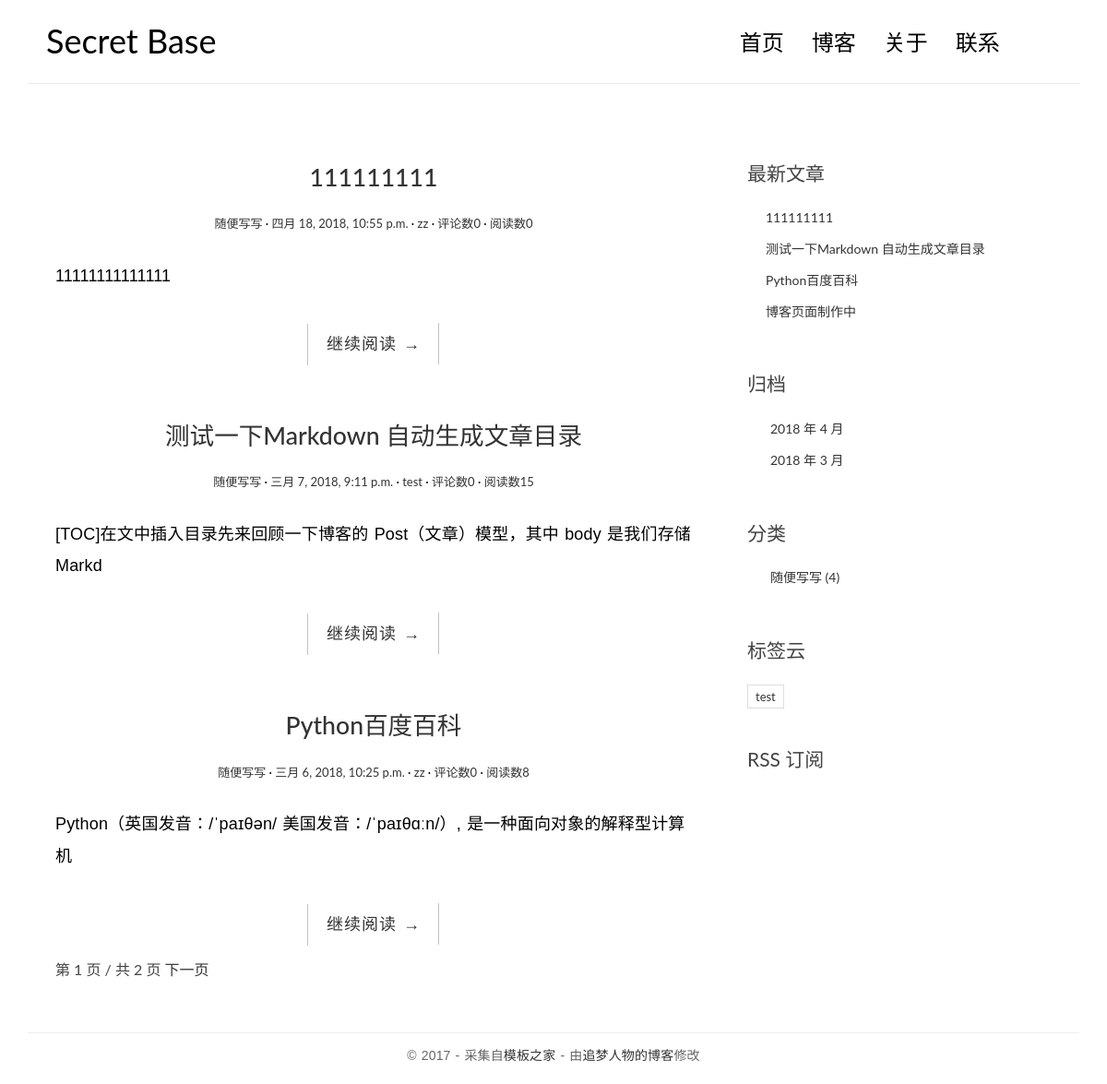
The page / on the database its author committed.
### blog/models.py (models this page shows, shortened)
class Post(models.Model):
    title = models.CharField(max_length=70)
    body = models.TextField()
    created_time = models.DateTimeField()
    modified_time = models.DateTimeField()
    excerpt = models.CharField(max_length=200, blank=True)
    views = models.PositiveIntegerField(default=0)
    category = models.ForeignKey(Category, on_delete=models.CASCADE)
    tags = models.ManyToManyField(Tag, blank=True)
    author = models.ForeignKey(User, on_delete=models.CASCADE)
    def get_absolute_url(self):
        return reverse('blog:detail', kwargs={'pk': self.pk})
    class Meta:
        ordering = ['-created_time']

class Category(models.Model):
    name = models.CharField(max_length=100)

class Tag(models.Model):
    name = models.CharField(max_length=100)

### blog/views.py (the view, shortened to what this page needs)
# urls.py: url(r'^$', views.IndexView.as_view(), name='index'),
class IndexView(ListView):
    model = Post
    template_name = 'blog/index.html'
    context_object_name = 'post_list'
    paginate_by = 3
    def get_context_data(self, **kwargs):
        context = super(IndexView, self).get_context_data(**kwargs)
        paginator = context.get('paginator')
        page = context.get('page_obj')
        is_paginated = context.get('is_paginated')
        pagination_data = self.pagination_data(paginator, page, is_paginated)
        context.update(pagination_data)
        return context
    def pagination_data(self, paginator, page, is_paginated):
        if not is_paginated:
            return {}
        left = []
        right = []
        left_has_more = False
        right_has_more = False
        first = False
        last = False
        page_number = page.number
        total_pages = paginator.num_pages
        page_range = paginator.page_range
        if page_number == 1:
            right = page_range[page_number:page_number + 2]
            if right[-1] < total_pages - 1:
                right_has_more = True
            if right[-1] < total_pages:
                last = True
        elif page_number == total_pages:
            left = page_range[(page_number - 3) if (page_number - 3) > 0 else 0:page_number - 1]
            if left[0] > 2:
                left_has_more = True
            if left[0] > 1:
                first = True
        data = {
            'left': left,
            'right': right,
            'left_has_more': left_has_more,
            'right_has_more': right_has_more,
            'first': first,
            'last': last,
        }
        return data

### blog/templatetags/blog_tags.py (called while the page is built)
@register.simple_tag
def get_recent_posts(num=5):
    return Post.objects.all().order_by('-created_time')[:num]

@register.simple_tag
def archives():
    return Post.objects.dates('created_time', 'month', order='DESC')

@register.simple_tag
def get_categories():
    return Category.objects.annotate(num_posts=Count('post')).filter(num_posts__gt=0)

@register.simple_tag
def get_tags():
    return Tag.objects.annotate(num_posts=Count('post')).filter(num_posts__gt=0)

### templates/blog/index.html (shortened to what this page needs)
{% extends 'base.html' %}
{% block main %}
    {% for post in post_list %}
        <article class="post post-{{ post.pk }}">
            <header class="entry-header">
                <h1 class="entry-title">
                    <a href="{{ post.get_absolute_url }}">{{ post.title }}</a>
                </h1>
                <div class="entry-meta">
                    <span class="post-category"><a href="#">{{ post.category.name }}</a></span>
                    <span class="post-date"><a href="#"><time class="entry-date"
                                                              datetime="{{ post.created_time }}">{{ post.created_time }}</time></a></span>
                    <span class="post-author"><a href="#">{{ post.author }}</a></span>
                    <span class="comments-link"><a href="#">评论数{{ post.comment_set.count }}</a></span>
                    <span class="views-count"><a href="#">阅读数{{ post.views }}</a></span>
                </div>
            </header>
            <div class="entry-content clearfix">
                <p>{{ post.excerpt }}</p>
                <div class="read-more cl-effect-14">
                    <a href="{{ post.get_absolute_url }}" class="more-link">继续阅读 <span class="meta-nav">→</span></a>
                </div>
            </div>
        </article>
    {% empty %}
        <div class="no-post">暂时还没有发布的文章！</div>
    {% endfor %}
    {% if is_paginated %}
        <div class="pagination-simple">
          <span class="current">第 {{ page_obj.number }} 页 / 共 {{ paginator.num_pages }} 页</span>
          {% if page_obj.has_next %}
            <a href="?page={{ page_obj.next_page_number }}">下一页</a>
          {% endif %}
        </div>
    {% endif %}
{% endblock main %}

### templates/base.html (shortened to what this page needs)
{% load staticfiles %}
{% load blog_tags %}
<!DOCTYPE html>
<html>
<head>
    <link rel="stylesheet" href="http://code.ionicframework.com/ionicons/2.0.1/css/ionicons.min.css">
    <link rel="stylesheet" href="{% static 'blog/css/bootstrap.min.css' %}">
    <link rel="stylesheet" href="{% static 'blog/css/pace.css' %}">
    <link rel="stylesheet" href="{% static 'blog/css/custom.css' %}">
    <link rel="stylesheet" href="{% static 'blog/css/highlights/github.css' %}">
</head>
<body>
<div class="container">
    <header id="site-header">
        <div class="row">
            <div class="col-md-4 col-sm-5 col-xs-8">
                <div class="logo">
                    <h1><a href="{% url 'blog:index' %}"><b>Secret Base</b></a></h1>
                </div>
            </div>
            <div class="col-md-8 col-sm-7 col-xs-4">
                <nav class="main-nav" role="navigation">
                    <div class="collapse navbar-collapse" id="bs-example-navbar-collapse-1">
                        <ul class="nav navbar-nav navbar-right">
                            <li class="cl-effect-11"><a href="{% url 'blog:index' %}" data-hover="首页">首页</a></li>
                            <li class="cl-effect-11"><a href="#" data-hover="博客">博客</a></li>
                            <li class="cl-effect-11"><a href="#" data-hover="关于">关于</a></li>
                            <li class="cl-effect-11"><a href="#" data-hover="联系">联系</a></li>
                        </ul>
                    </div>
                </nav>
            </div>
        </div>
    </header>
</div>
<div class="content-body">
    <div class="container">
        <div class="row">
            <main class="col-md-8">
                {% block main %}
                {% endblock main %}
            </main>
            <aside class="col-md-4">
                <div class="widget widget-recent-posts">
                    <h3 class="widget-title">最新文章</h3>
                    {% get_recent_posts as recent_post_list %}
                    <ul>
                        {% for post in recent_post_list %}
                            <li>
                                <a href="{{ post.get_absolute_url }}">{{ post.title }}</a>
                            </li>
                        {% empty %}
                            暂无文章！
                        {% endfor %}
                    </ul>
                </div>
                <div class="widget widget-archives">
                    <h3 class="widget-title">归档</h3>
                    {% archives as date_list %}
                    <ul>
                        {% for date in date_list %}
                            <li>
                                <a href="{% url 'blog:archives' date.year date.month %}">{{ date.year }}
                                    年 {{ date.month }} 月</a>
                            </li>
                        {% empty %}
                            暂无归档！
                        {% endfor %}
                    </ul>
                </div>
                <div class="widget widget-category">
                    <h3 class="widget-title">分类</h3>
                    {% get_categories as category_list %}
                    <ul>
                        {% for category in category_list %}
                            <li>
                                <a href="{% url 'blog:category' category.pk %}">{{ category.name }} <span
                                        class="post-count">({{ category.num_posts }})</span></a>
                            </li>
                        {% empty %}
                            暂无分类！
                        {% endfor %}
                    </ul>
                </div>
                <div class="widget widget-tag-cloud">
                    <h3 class="widget-title">标签云</h3>
                    {% get_tags as tag_list %}
                    <ul>
                        {% for tag in tag_list %}
                            <li>
                                <a href="{% url 'blog:tag' tag.pk %}">{{ tag.name }}</a>
                            </li>
                        {% empty %}
                            暂无标签！
                        {% endfor %}
                    </ul>
                </div>
                <div class="rss">
                    <a href="{% url 'rss' %}"> RSS 订阅</a>
                </div>
            </aside>
        </div>
    </div>
</div>
<footer id="site-footer">
    <div class="container">
        <div class="row">
            <div class="col-md-12">
                <p class="copyright">&copy 2017 - 采集自<a href="http://www.cssmoban.com/"
                                                        target="_blank" title="模板之家">模板之家</a>
                    - 由<a href="http://zmrenwu.com/" title="网页模板" target="_blank">追梦人物的博客</a>修改
                </p>
            </div>
        </div>
    </div>
</footer>
</body>
</html>

### blog/static/blog/css/custom.css (style rules this page uses)
* { outline: none; }
h1, h2, h3, h4, h5, h6 { margin-top: 0; }
b { font-weight: 400; }
a { color: #333; }
body { color: #444; font-family: 'Lato', sans-serif; }
p { font-family: 'Ubuntu', sans-serif; font-weight: 400; word-spacing: 1px; letter-spacing: 0.01em; }
#site-header { background-color: #FFF; padding: 25px 20px; margin-bottom: 40px; border-bottom: 1px solid #e7e7e7; }
.logo h1 a { color: #000; }
.logo h1 { margin: 0; font-family: 'Lato', sans-serif; font-weight: 300; }
.main-nav { margin-top: 11px; max-width: 95%; }
.main-nav a { color: #000000 !important; padding: 0 0 5px 0 !important; margin-right: 30px; font-family: 'Lato', sans-serif; font-weight: 300; font-size: 24px; }
.cl-effect-11 a { padding: 10px 0; color: #0972b4; text-shadow: none; }
.cl-effect-11 a::before { position: absolute; top: 0; left: 0; overflow: hidden; padding: 0 0 5px 0 !important; max-width: 0; border-bottom: 1px solid #000; color: #000; content: attr(data-hover); white-space: nowrap; -webkit-transition: max-width 0.5s; -moz-transition: max-width 0.5s; transition: max-width 0.5s; }
.content-body { padding-bottom: 4em; }
.post { background: #fff; padding: 30px 30px 0; }
.entry-title { text-align: center; font-size: 1.9em; margin-bottom: 20px; line-height: 1.6; padding: 10px 20px 0; }
.entry-meta { text-align: center; color: #DDDDDD; font-size: 13px; margin-bottom: 30px; }
.entry-content { font-size: 18px; line-height: 1.9; font-weight: 300; color: #000; }
.post-category::after, .post-date::after, .post-author::after, .comments-link::after { content: ' ·'; color: #000; }
.read-more { font-family: 'Ubuntu', sans-serif; font-weight: 400; word-spacing: 1px; letter-spacing: 0.01em; text-align: center; margin-top: 20px; }
.cl-effect-14 a { padding: 0 20px; height: 45px; line-height: 45px; position: relative; display: inline-block; margin: 15px 25px; letter-spacing: 1px; font-weight: 400; text-shadow: 0 0 1px rgba(255, 255, 255, 0.3); }
.cl-effect-14 a::before, .cl-effect-14 a::after { position: absolute; width: 45px; height: 1px; background: #C3C3C3; content: ''; -webkit-transition: all 0.3s; -moz-transition: all 0.3s; transition: all 0.3s; pointer-events: none; }
.cl-effect-14 a::before { top: 0; left: 0; -webkit-transform: rotate(90deg); -moz-transform: rotate(90deg); transform: rotate(90deg); -webkit-transform-origin: 0 0; -moz-transform-origin: 0 0; transform-origin: 0 0; }
.cl-effect-14 a::after { right: 0; bottom: 0; -webkit-transform: rotate(90deg); -moz-transform: rotate(90deg); transform: rotate(90deg); -webkit-transform-origin: 100% 0; -moz-transform-origin: 100% 0; transform-origin: 100% 0; }
.widget { background: #fff; padding: 30px 0 0; }
.widget-title { font-size: 1.5em; margin-bottom: 20px; line-height: 1.6; padding: 10px 0 0; font-weight: 400; }
.widget-recent-posts ul { padding: 0; margin: 0; padding-left: 20px; }
.widget-recent-posts ul li { list-style-type: none; position: relative; line-height: 170%; margin-bottom: 10px; }
.widget-recent-posts ul li::before { content: '\f3d3'; font-family: "Ionicons"; position: absolute; left: -17px; top: 3px; font-size: 16px; color: #000; }
.widget-archives ul { padding: 0; margin: 0; padding-left: 25px; }
.widget-archives ul li { list-style-type: none; position: relative; line-height: 170%; margin-bottom: 10px; }
.widget-archives ul li::before { content: '\f3f3'; font-family: "Ionicons"; position: absolute; left: -25px; top: 1px; font-size: 16px; color: #000; }
.widget-category ul { padding: 0; margin: 0; padding-left: 25px; }
.widget-category ul li { list-style-type: none; position: relative; line-height: 170%; margin-bottom: 10px; }
.widget-category ul li::before { content: '\f3fe'; font-family: "Ionicons"; position: absolute; left: -25px; top: 1px; font-size: 18px; color: #000; }
.widget-tag-cloud ul { padding: 0; margin: 0; margin-right: -10px; }
.widget-tag-cloud ul li { list-style-type: none; font-size: 13px; display: inline-block; margin-right: 10px; margin-bottom: 10px; padding: 3px 8px; border: 1px solid #ddd; }
.rss { font-size: 21px; margin-top: 30px; }
.rss a { color: #444; }
#site-footer { padding-top: 10px; padding: 0 0 1.5em 0; }
.copyright { text-align: center; padding-top: 1em; margin: 0; border-top: 1px solid #eee; color: #666; }
.pagination-simple { padding-left: 30px; font-size: 16px; }

### rows shown on the page
Post: title "111111111", category.name "随便写写", created_time "四月 18, 2018, 10:55 p.m.", author "zz", comment_set.count "0", views "0", excerpt "11111111111111"
Post: title "测试一下Markdown 自动生成文章目录", category.name "随便写写", created_time "三月 7, 2018, 9:11 p.m.", author "test", comment_set.count "0", views "15", excerpt "[TOC]在文中插入目录先来回顾一下博客的 Post（文章）模型，其中 body 是我们存储 Markd"
Post: title "Python百度百科", category.name "随便写写", created_time "三月 6, 2018, 10:25 p.m.", author "zz", comment_set.count "0", views "8", excerpt "Python（英国发音：/ˈpaɪθən/ 美国发音：/ˈpaɪθɑːn/）, 是一种面向对象的解释型计算机"
Post: title "博客页面制作中"
Category: name "随便写写", num_posts "4"
Tag: name "test"

### other values the page prints
{{ page_obj.number }} "1"
{{ paginator.num_pages }} "2"
{{ date.year }} "2018" "2018"
{{ date.month }} "4" "3"
